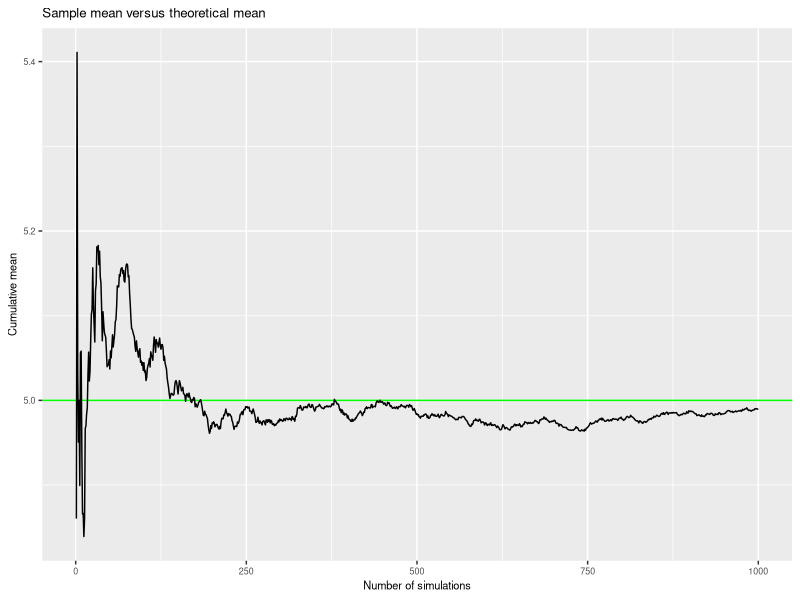
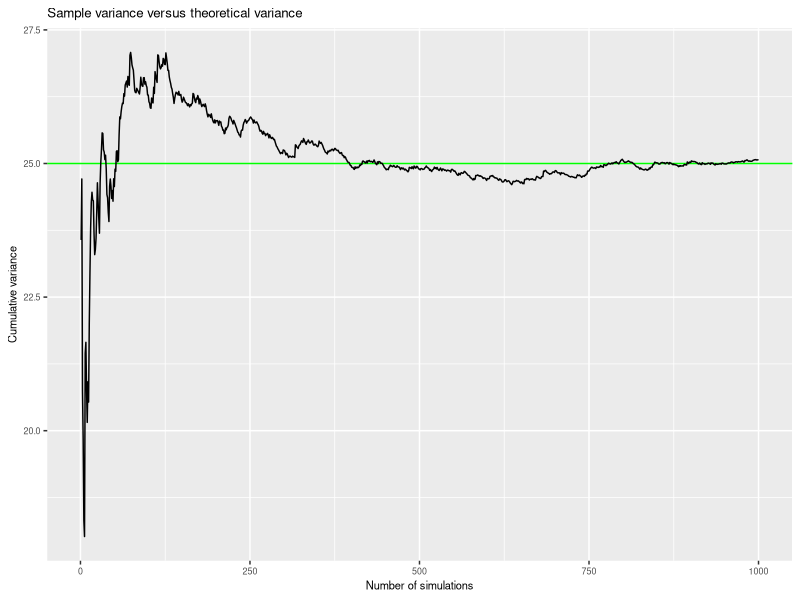
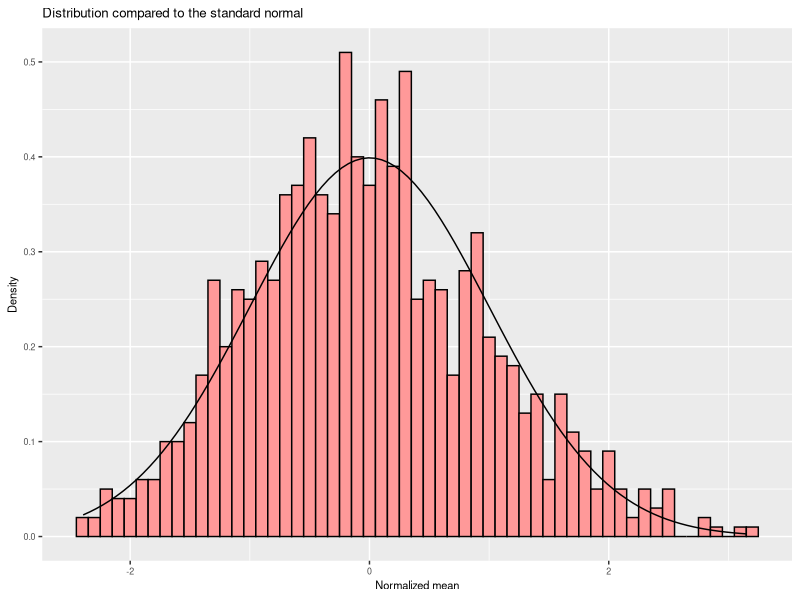

R code for these plots, in order:
## ---- chunk 1
library(ggplot2)
## ---- chunk 2
n <- 10^3
m <- 40
lambda <- 0.2
## ---- chunk 3
set.seed(1)
simulations <- matrix(rexp(m * n, lambda), nrow = n, byrow = TRUE)
## ---- chunk 4
means <- rowMeans(simulations)
variances <- apply(simulations, 1, var)
## ---- chunk 5
cumMeans <- cumsum(means) / (1:length(means))

g1 <- ggplot(data.frame(x = 1:length(cumMeans), y = cumMeans),
             aes(x = x, y = y))
g1 <- g1 + geom_hline(yintercept = 1 / lambda, color = "green") + geom_line()
g1 <- g1 + labs(title = "Sample mean versus theoretical mean",
                x = "Number of simulations", y = "Cumulative mean")
g1 <- g1 + theme(text = element_text(size=8))
## ---- chunk 6
print(g1)
## ---- chunk 7
cumVariances <- cumsum(variances) / (1:length(variances))

g2 <- ggplot(data.frame(x = 1:length(cumVariances), y = cumVariances),
            aes(x = x, y = y))
g2 <- g2 + geom_hline(yintercept = 1 / lambda^2, color = "green") + geom_line()
g2 <- g2 + labs(title = "Sample variance versus theoretical variance",
                x = "Number of simulations", y = "Cumulative variance")
g2 <- g2 + theme(text = element_text(size=8))
## ---- chunk 8
print(g2)
## ---- chunk 9
meansNorm <- sqrt(m) * (means - 1/lambda) / (1/lambda)
meanMeansNorm <- mean(meansNorm)
varMeansNorm <- var(meansNorm)

g3 <- ggplot(data.frame(x = meansNorm), aes(x = x))
g3 <- g3 + geom_histogram(binwidth= .1, aes(y=..density..),
                          colour = "black", fill = "#FF9999")
g3 <- g3 + stat_function(fun = dnorm, colour = "black")
g3 <- g3 + labs(title = "Distribution compared to the standard normal",
                x = "Normalized mean", y = "Density")
g3 <- g3 + theme(text = element_text(size=8))
## ---- chunk 10
print(g3)
